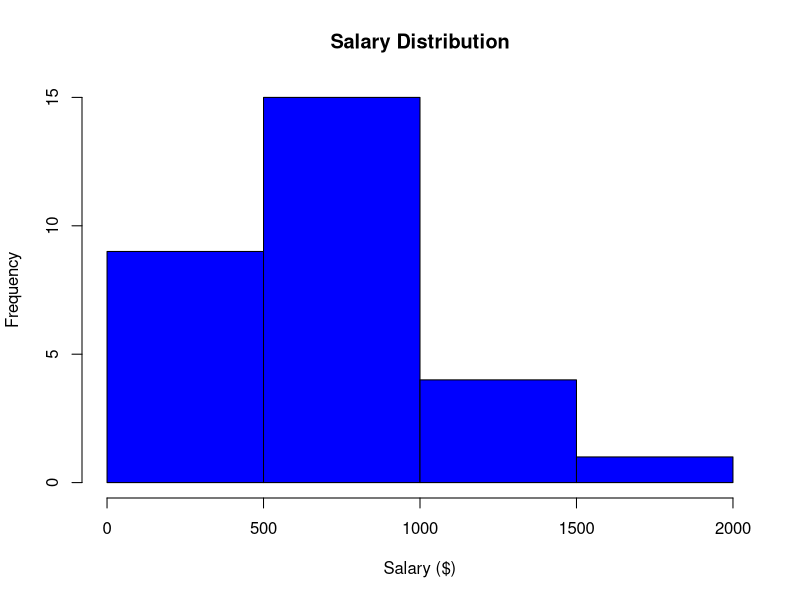
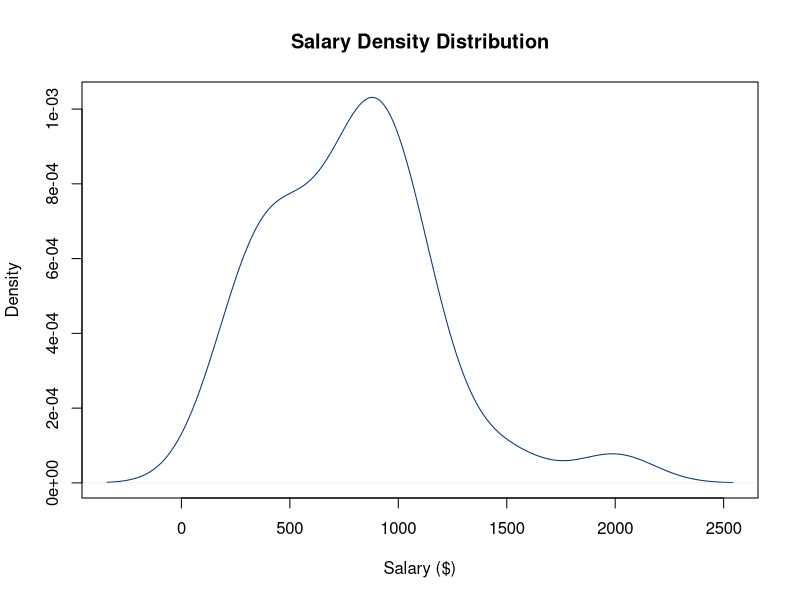

Reproduce these figures in R, in order.
# --- Step 1: Load dataset from CSV ---
df <- read.csv("zulaikha_mohammadi_itc255.csv")   # change to your actual file name
View(df)

# --- Step 2: FDT for a QL variable (e.g., Level_of_Satisfaction) ---
AbsFreq <- table(df$Level.of.Satisfaction)       # Absolute Frequency
RelFreq <- round(prop.table(AbsFreq), 2)         # Relative Frequency
CumFreq <- cumsum(RelFreq)                       # Cumulative Frequency

FDT_satisfaction <- cbind(AbsFreq, RelFreq, CumFreq)
FDT_satisfaction
View(FDT_satisfaction)

# --- Step 3: Histogram and Density for QN variable (e.g., Salary) ---
hist(df$Salary....,
     col = "blue",
     main = "Salary Distribution",
     xlab = "Salary ($)")

plot(density(df$Salary....),
     col = "#003377",
     main = "Salary Density Distribution",
     xlab = "Salary ($)")